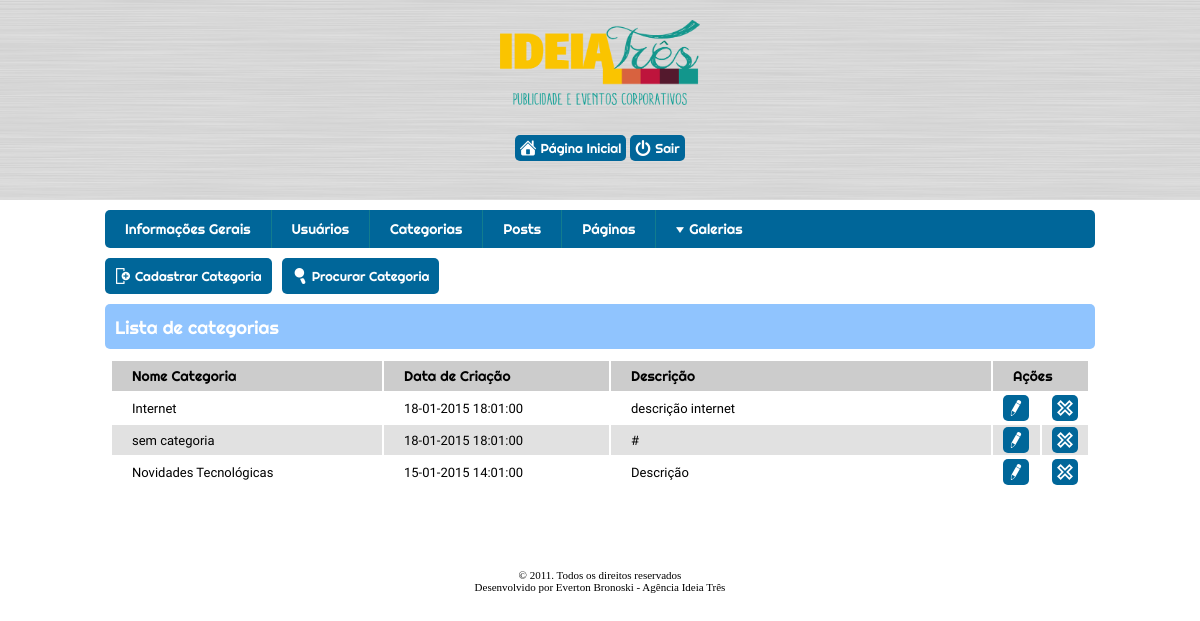
Page /painel.php?pagina=categorias (signed in) on the committed database.
### tables this page shows
CREATE TABLE `categorias` (
  `id` int(11) NOT NULL AUTO_INCREMENT,
  `nome` varchar(255) NOT NULL,
  `url` varchar(255) NOT NULL,
  `data_criacao` timestamp NOT NULL,
  `data_modicacao` timestamp NOT NULL,
  `descricao` longtext NOT NULL,
  PRIMARY KEY (`id`)
);

### config/dbaSis.php (called while the page is built, shortened)
<?php
function read($tabela, $cond = NULL) {
    $qrRead = "SELECT * FROM {$tabela} {$cond}";
    $stRead = mysql_query($qrRead) or die('Erro ao ler em ' . $tabela . ' ' . mysql_error());
    $cField = mysql_num_fields($stRead);
    for ($y = 0; $y < $cField; $y++) {
        $names[$y] = mysql_field_name($stRead, $y);
    }
    for ($x = 0; $res = mysql_fetch_assoc($stRead); $x++) {
        for ($i = 0; $i < $cField; $i++) {
            $resultado[$x][$names[$i]] = $res[$names[$i]];
        }
    }
    return $resultado;
}
	function formDate($data){
		$timestamp = explode(" ",$data);
		$getData = $timestamp[0];
		$getTime = $timestamp[1];
			$setData = explode('-',$getData);
			$dia = $setData[0];
			$mes = $setData[1];
			$ano = $setData[2];
		$resultado = $ano.'-'.$mes.'-'.$dia.' '.$getTime;
		return $resultado;
	}
?>

### pages/categorias.php (the view, shortened to what this page needs)
<?php
if (!empty($_SESSION['usuarioAutenticado'])) {
    $loginAutenticado = $_SESSION['usuarioAutenticado']['login'];
    $senhaAutenticada = $_SESSION['usuarioAutenticado']['senha'];
    $VereficaSessaoAutenticada = read('usuarios', "WHERE login='$loginAutenticado' AND senha='$senhaAutenticada'");
} else {
    echo '<script type="text/javascript">setTimeout(function(){location = "..//logout.php";}, 2000)</script>';
    header('location: ../logout.php');
    die();
}
?>
<nav class="nav_pages">
    <a class="a_cadastraCategoria borderradius5" href="?pagina=cadastrar-categoria">Cadastrar Categoria</a>
    <a class="a_search borderradius5 a_searchCategorias" href="#">Procurar Categoria</a>
</nav>
<div class="title_box borderradius5">Lista de categorias</div>
<?php
$pag = ( $_GET['pag'] == 0 ? '1' : $_GET['pag']);
$maximo = 10;
$inicio = ($pag * $maximo) - $maximo;
$LeituraCategorias = read('categorias', "ORDER BY id DESC LIMIT $inicio,$maximo");
if (!$LeituraCategorias) {
    echo '<div class="msg info borderradius5">Nenhuma categoria cadastra ainda.</div>';
} else {
    echo '<section class="table">';
    echo '<table class="list_tabela">';
    echo '<tr class="table_title">';
    echo '<td width="245px">Nome Categoria</td>';
    echo '<td width="200px">Data de Criação</td>';
    echo '<td width="355px">Descrição</td>';
    echo '<td width="180px" colspan="2">Ações</td>';
    echo '</tr>';
    $i = 1;
    foreach ($LeituraCategorias as $categoria):
        echo ($i % 2 ? "<tr class=\"table_default\" style=\"background:#fff;\">" : "<tr class=\"table_default\">");
        echo "<td>" . $categoria['nome'] . "</td>";
        echo "<td>" . formDate($categoria['data_criacao']) . "</td>";
        echo "<td>" . $categoria['descricao'] . "</td>";
        echo "<td style=\"padding: 0; text-align: center;\"><a href=\"painel.php?pagina=editar-categoria&editId=" . $categoria['id'] . "\" class=\"a_table_list a_edit borderradius5\"><span>Editar</span></a></td>";
        echo "<td style=\"padding: 0; text-align: center;\"><a href=\"painel.php?pagina=deletar-categoria&id=" . $categoria['id'] . "\" class=\"a_table_list a_del borderradius5\"><span>Excluir</span></a></td>";
        echo "</tr>";
        $i++;
    endforeach;
    echo '</table>';
    echo '</section>';
}
?>

### painel.php (shortened to what this page needs)
<?php include('./config/dbaSis.php'); ?>
<?php
if (!empty($_SESSION['usuarioAutenticado'])) {
    $loginAutenticado = $_SESSION['usuarioAutenticado']['login'];
    $senhaAutenticada = $_SESSION['usuarioAutenticado']['senha'];
    $VereficaSessaoAutenticada = read('usuarios', "WHERE login='$loginAutenticado' AND senha='$senhaAutenticada'");
} else {
    echo '<script type="text/javascript">setTimeout(function(){location = "' . SITE . '/logout.php";}, 2000)</script>';
    header('location: ' . SITE . '/logout.php');
    die();
}
?>
<!DOCTYPE html>
<html lang="pt-br">
    <head>
        <link rel="stylesheet" href="<?= SITE; ?>/css/style.css" type="text/css" media="screen" />
        <link href='js/shadowbox/shadowbox.css' rel='stylesheet' type='text/css'>
    </head>
    <body style="background: #fff;">
        <header>
            <img src="<?= SITE . PASTATEMP . '/' . LOGO; ?>" width="200" alt="">
            <nav class="nav_top">
                <a href="?pagina=home" class="home borderradius5">Página Inicial</a>
                <a href="<?= SITE ?>/logout.php" class="exit borderradius5">Sair</a>
            </nav>
        </header>
        <nav class="menu width borderradius5">
            <ul class="list_menu">
                <li><a href="?pagina=informacoes" title="">Informações Gerais</a></li>
                <li><a href="?pagina=usuarios" title="">Usuários</a></li>
                <li><a href="?pagina=categorias" title="">Categorias</a></li>
                <li><a href="?pagina=posts" title="">Posts</a></li>
                <li><a href="?pagina=paginas" title="">Páginas</a></li>
                <li class="no_border sub">
                    <a title="">Galerias</a>
                </li>
            </ul>
        </nav>
        <section class="wrap_all width">
            <?php
            if ($_GET['pagina']) {
                include('pages/' . $_GET['pagina'] . '.php');
            } else {
                include('pages/home.php');
            }
            ?>
            <footer>
                © 2011. Todos os direitos reservados
                <br>
                Desenvolvido por Everton Bronoski - Agência Ideia Três
            </footer>
        </section>
    </body>
</html>

### css/style.css (style rules this page uses)
* { margin: 0; padding: 0; }
body { background: url(../images/bg.png) repeat; }
.borderradius5 { -webkit-border-radius: 5px 5px 5px 5px; border-radius: 5px 5px 5px 5px; }
.width { width: 990px; margin: 0 auto; }
header { text-align: center; background: url(../images/bg.png) repeat; display: block; min-height: 180px; padding: 20px 0 0 0; }
.nav_top { margin-top: 30px; }
.nav_top a { background: #069; padding: 5px 5px 5px 25px; text-decoration: none; color: #fff; font-family: 'Righteous', cursive; font-size: 13px; }
.nav_top .exit { background: url(../images/power-16.png) no-repeat 5px center, #069; }
.nav_top .home { background: url(../images/home-16.png) no-repeat 5px center, #069; }
.menu { background: #069; margin-top: 10px; z-index: 1; position: relative; }
ul.list_menu { display: block; list-style: none; padding:0 20px; }
ul.list_menu li { display: block; float: left; margin-right: 20px; padding:10px 20px 10px 0; border-right: 1px solid #127c8e; }
ul.list_menu .no_border, ul.list_sub_menu .no_border { border: none !important; }
ul.list_menu .sub { background: url(../images/arrow-217-16.png) no-repeat left 17px; padding:10px 20px 10px 13px; cursor: pointer; }
ul.list_menu li a { color: #fff; font-family: 'Righteous', cursive; text-decoration: none; font-size: 14px; }
.wrap_all { margin-top: 10px; position: relative; z-index: 0; }
footer { margin: 80px 0; text-align: center; font-size: 11px; font-family: Tahoma; }
.title_box { background: #90c4fe; padding: 12px 0 5px 10px; font-family: 'Righteous', cursive; color: #fff; font-size: 18px; height: 28px; }
.nav_pages { display: block; margin: 10px 0; }
.a_cadastraCategoria { padding:10px 10px 10px 30px; background: url(../images/add-column-16.png) no-repeat 10px center, #069; display: block; float: left; margin-right: 10px; text-decoration: none; color: #fff; font-family: 'Righteous', cursive; font-size: 13px; }
.a_search { padding:10px 10px 10px 30px; background: url(../images/search-11-16.png) no-repeat 10px center, #069; display: block; float: left; margin-right: 10px; text-decoration: none; color: #fff; font-family: 'Righteous', cursive; font-size: 13px; }
.table { margin-top: 10px; }
.list_tabela { margin:0 auto; display: block; width: 980px; }
.table_title { height: 30px; background: #ccc; font-family: 'Righteous', cursive; font-size: 14px; }
.table_title td { padding:5px 5px 5px 20px; word-break: break-all; }
.table_default { height: 30px; font-family: 'Comfortaa', cursive; font-size: 13px; background: #e1e1e1; color: #000; }
.table_default td { padding:7px 5px 7px 20px; word-break: break-all; }
.a_table_list { background: #069; padding: 3px; min-height:20px; max-width: 20px; display: block; margin: 0 auto; }
.a_edit { background: url(../images/edit-2-16.png) no-repeat center center, #069; }
.a_del { background: url(../images/x-mark-2-16.png) no-repeat center center, #069; }

### rows in the picture
categorias: nome "Internet", data_criacao "18-01-2015 18:01:00", descricao "descrição internet"
categorias: nome "sem categoria", data_criacao "18-01-2015 18:01:00", descricao "#"
categorias: nome "Novidades Tecnológicas", data_criacao "15-01-2015 14:01:00", descricao "Descrição"
